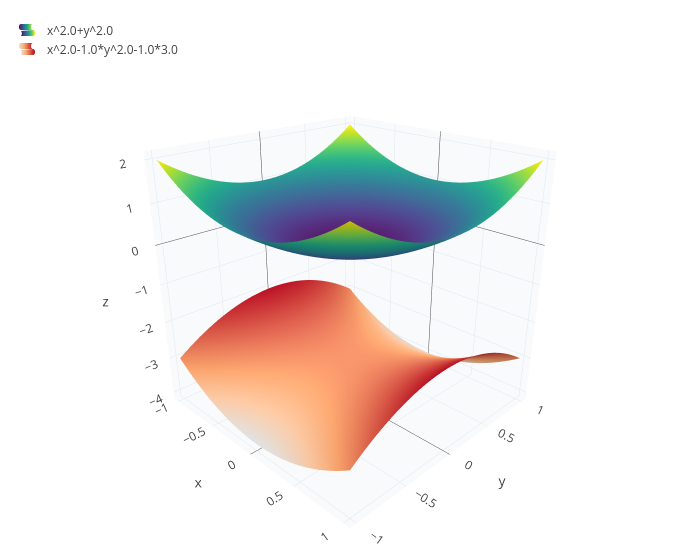

The notebook cell this image was saved under:
### Code cell
show(plot3d(x^2+y^2, x, -1, 1, y, -1, 1), plot3d(x^2-y^2 - 3, x, -1, 1, y, -1, 1))

### Figure 1 — Plotly figure (JSON) as saved in the notebook; plotly's stock layout.template omitted (floating-point values rounded to 4 significant figures; data arrays with more than 128 entries replaced by an {"elided": "..."} marker saying what was removed)
{"data": [{"colorscale": "Viridis", "name": "x^2.0+y^2.0", "opacity": 1, "showlegend": true, "showscale": false, "type": "surface", "x": {"elided": "41x41 float values"}, "y": {"elided": "41x41 float values"}, "z": {"elided": "41x41 float values"}}, {"colorscale": "Reds", "name": "x^2.0-1.0*y^2.0-1.0*3.0", "opacity": 1, "showlegend": true, "showscale": false, "type": "surface", "x": {"elided": "41x41 float values"}, "y": {"elided": "41x41 float values"}, "z": {"elided": "41x41 float values"}}], "layout": {"height": 560, "legend": {"x": 0.01, "y": 0.99}, "margin": {"b": 0, "l": 0, "r": 0, "t": 10}, "scene": {"aspectmode": "cube", "camera": {"eye": {"x": 1.6, "y": -1.6, "z": 1.0}}, "xaxis": {"backgroundcolor": "#f8fafc", "gridcolor": "#e2e8f0", "showbackground": true, "title": {"text": "x"}}, "yaxis": {"backgroundcolor": "#f8fafc", "gridcolor": "#e2e8f0", "showbackground": true, "title": {"text": "y"}}, "zaxis": {"backgroundcolor": "#f8fafc", "gridcolor": "#e2e8f0", "showbackground": true, "title": {"text": "z"}}}, "showlegend": true, "title": {"text": ""}, "width": 700}}
